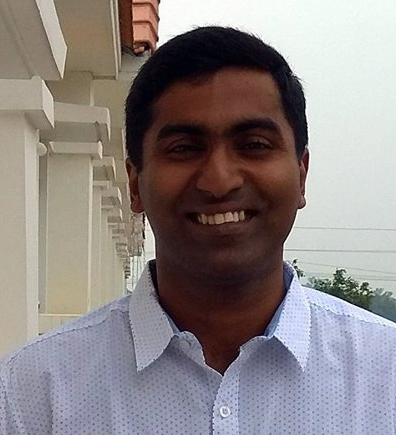
#> input picture data/atul.png, 396 x 435 px
$ jupyter execute --allow-errors '4.3 Clustering.ipynb'   (shell and % lines are left out)
#> lines starting #> are read from the running program, lines starting #| are printed output that depends on the picture
[cell 1]
#Kmeans
#cluster using microfocus image

[cell 2]
from sklearn.cluster import KMeans

[cell 3]
from skimage.io import imread
import matplotlib.pyplot as plt

[cell 4]
img = imread('data/atul.png')
#> img is the input picture: shape (435, 396, 3); mean R, G, B 140.7, 133.1, 132.8

[cell 5]
img.shape
#> Out = (435, 396, 3)

[cell 6]
plt.imshow(img)

[cell 7]
#Target => Convert this image from 2^24 possible colors to 4 colors
#catch => What is the 4 colors to choose
# create 4 cluster from the current image

[cell 8]
img = img/255.0
#first thing to do while dealing with images is to convert to 0/1

[cell 9]
kmeans = KMeans(n_clusters=4)

#> (a cell that did not finish here is left out)

[cell 11]
img.reshape(-1,3)

[cell 12]
kmeans.fit(img.reshape(-1,3))

[cell 13]
kmeans.cluster_centers_

[cell 14]
kmeans.labels_

[cell 15]
#replace all 0,1,2,3 values with the cluster centers

[cell 16]
new_img = kmeans.cluster_centers_[kmeans.labels_]
new_img

[cell 17]
new_img.shape
new_img = new_img*255

[cell 18]
plt.imshow(new_img.reshape((435, 396, 3)))

[cell 19]
plt.imshow(img)

[cell 20]
#how to find the optimum number of clusters

[cell 21]
from sklearn.datasets import load_digits
#these are handwritten digit

[cell 22]
digits = load_digits()

[cell 23]
digits.data.shape

[cell 24]
digits.data

[cell 25]
#cost of a cluster = distance from the center of the clusters

[cell 26]
scores=[]
models = []
for i in range(1,20):
    kmeans = KMeans(n_clusters=i)
    kmeans.fit(digits.data)
    cost = kmeans.score(digits.data)
    print (cost)
    scores.append(-1*cost)
    models.append(kmeans)

[cell 27]
plt.plot(scores)
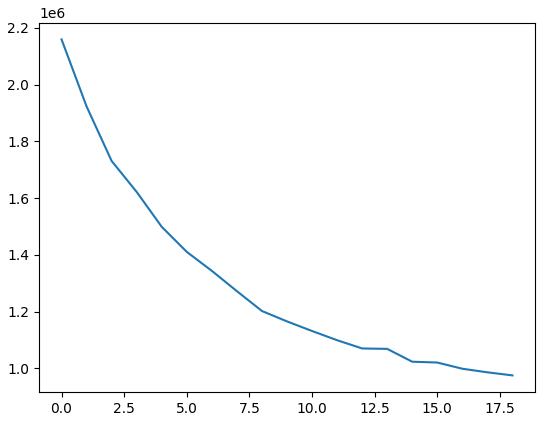
#> figure drawn by matplotlib, 1 panel; curve peaks at x = 0, y = 2159057.3

[cell 28]
#elbow is around 8 (8 digits)

[cell 29]
models

[cell 30]
models[9]

[cell 31]
models[9].labels_

[cell 32]
models[9].cluster_centers_

[cell 33]
plt.imshow(models[9].cluster_centers_[0].reshape(8,8))
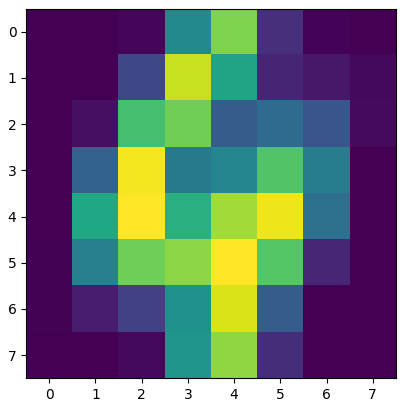
#> figure drawn by matplotlib, 1 panel

[cell 34]
plt.imshow(models[10].cluster_centers_[0].reshape(8,8))
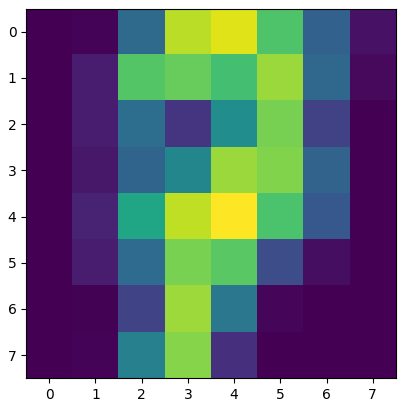
#> figure drawn by matplotlib, 1 panel

[cell 35]
#if k is unknown, use Meanshift algorithm

[cell 36]
from sklearn.cluster import MeanShift

[cell 37]
ms = MeanShift(n_jobs=1)

[cell 38]
from sklearn.datasets import make_blobs

[cell 39]
X,Y = make_blobs(n_features=2, centers=2, n_samples=1000)

[cell 40]
plt.scatter(X[:,0], X[:,1], s=10, c=Y)
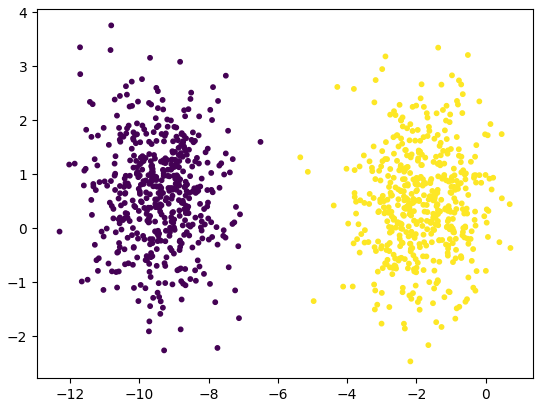
#> figure drawn by matplotlib, 1 panel

[cell 41]
ms.fit(X)

[cell 42]
ms.cluster_centers_

[cell 43]
ms.labels_

[cell 44]
plt.scatter(X[:,0], X[:,1], s=10, c=ms.labels_)
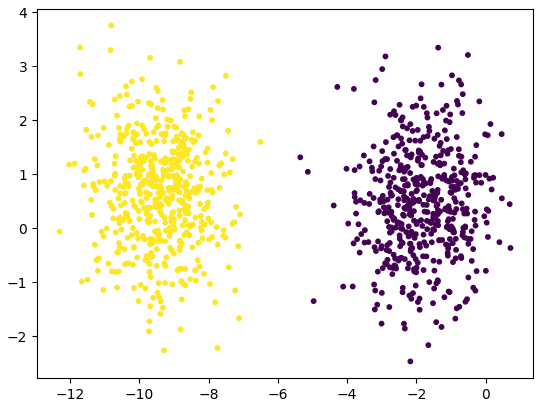
#> figure drawn by matplotlib, 1 panel
